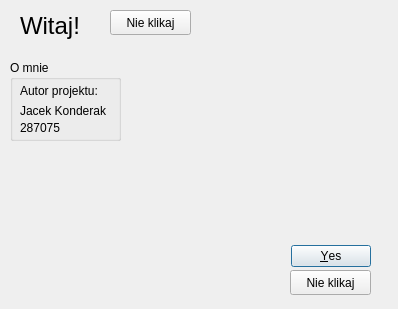
<?xml version="1.0" encoding="UTF-8"?>
<ui version="4.0">
 <class>AboutWindow</class>
 <widget class="QDialog" name="AboutWindow">
  <property name="geometry">
   <rect>
    <x>0</x>
    <y>0</y>
    <width>398</width>
    <height>309</height>
   </rect>
  </property>
  <property name="windowTitle">
   <string>About</string>
  </property>
  <widget class="QDialogButtonBox" name="buttonBox">
   <property name="geometry">
    <rect>
     <x>30</x>
     <y>240</y>
     <width>341</width>
     <height>32</height>
    </rect>
   </property>
   <property name="orientation">
    <enum>Qt::Orientation::Horizontal</enum>
   </property>
   <property name="standardButtons">
    <set>QDialogButtonBox::StandardButton::Yes</set>
   </property>
  </widget>
  <widget class="QLabel" name="label">
   <property name="geometry">
    <rect>
     <x>20</x>
     <y>10</y>
     <width>81</width>
     <height>31</height>
    </rect>
   </property>
   <property name="font">
    <font>
     <pointsize>18</pointsize>
    </font>
   </property>
   <property name="text">
    <string>Witaj!</string>
   </property>
  </widget>
  <widget class="QGroupBox" name="groupBox">
   <property name="geometry">
    <rect>
     <x>10</x>
     <y>60</y>
     <width>111</width>
     <height>81</height>
    </rect>
   </property>
   <property name="title">
    <string>O mnie</string>
   </property>
   <widget class="QLabel" name="label_author">
    <property name="geometry">
     <rect>
      <x>10</x>
      <y>20</y>
      <width>91</width>
      <height>21</height>
     </rect>
    </property>
    <property name="text">
     <string>Autor projektu:</string>
    </property>
   </widget>
   <widget class="QLabel" name="label_name">
    <property name="geometry">
     <rect>
      <x>10</x>
      <y>40</y>
      <width>91</width>
      <height>21</height>
     </rect>
    </property>
    <property name="text">
     <string>Jacek Konderak</string>
    </property>
   </widget>
   <widget class="QLabel" name="label_index">
    <property name="geometry">
     <rect>
      <x>10</x>
      <y>60</y>
      <width>49</width>
      <height>16</height>
     </rect>
    </property>
    <property name="text">
     <string>287075</string>
    </property>
   </widget>
  </widget>
  <widget class="QLabel" name="label_5">
   <property name="geometry">
    <rect>
     <x>200</x>
     <y>-10</y>
     <width>201</width>
     <height>141</height>
    </rect>
   </property>
   <property name="text">
    <string/>
   </property>
   <property name="pixmap">
    <pixmap resource="Res.qrc">:/Fotki/resources/flag.jpg</pixmap>
   </property>
   <property name="scaledContents">
    <bool>true</bool>
   </property>
  </widget>
  <widget class="QPushButton" name="noclick1">
   <property name="geometry">
    <rect>
     <x>290</x>
     <y>270</y>
     <width>81</width>
     <height>25</height>
    </rect>
   </property>
   <property name="text">
    <string>Nie klikaj</string>
   </property>
  </widget>
  <widget class="QPushButton" name="noclick2">
   <property name="geometry">
    <rect>
     <x>110</x>
     <y>10</y>
     <width>81</width>
     <height>25</height>
    </rect>
   </property>
   <property name="text">
    <string>Nie klikaj</string>
   </property>
  </widget>
  <widget class="QLabel" name="label_7">
   <property name="geometry">
    <rect>
     <x>10</x>
     <y>150</y>
     <width>101</width>
     <height>131</height>
    </rect>
   </property>
   <property name="text">
    <string/>
   </property>
   <property name="pixmap">
    <pixmap resource="Res.qrc">:/Fotki/resources/POL.svg</pixmap>
   </property>
   <property name="scaledContents">
    <bool>true</bool>
   </property>
  </widget>
 </widget>
 <resources>
  <include location="Res.qrc"/>
 </resources>
 <connections>
  <connection>
   <sender>buttonBox</sender>
   <signal>accepted()</signal>
   <receiver>AboutWindow</receiver>
   <slot>accept()</slot>
   <hints>
    <hint type="sourcelabel">
     <x>248</x>
     <y>254</y>
    </hint>
    <hint type="destinationlabel">
     <x>157</x>
     <y>274</y>
    </hint>
   </hints>
  </connection>
  <connection>
   <sender>buttonBox</sender>
   <signal>rejected()</signal>
   <receiver>AboutWindow</receiver>
   <slot>reject()</slot>
   <hints>
    <hint type="sourcelabel">
     <x>316</x>
     <y>260</y>
    </hint>
    <hint type="destinationlabel">
     <x>286</x>
     <y>274</y>
    </hint>
   </hints>
  </connection>
 </connections>
</ui>
